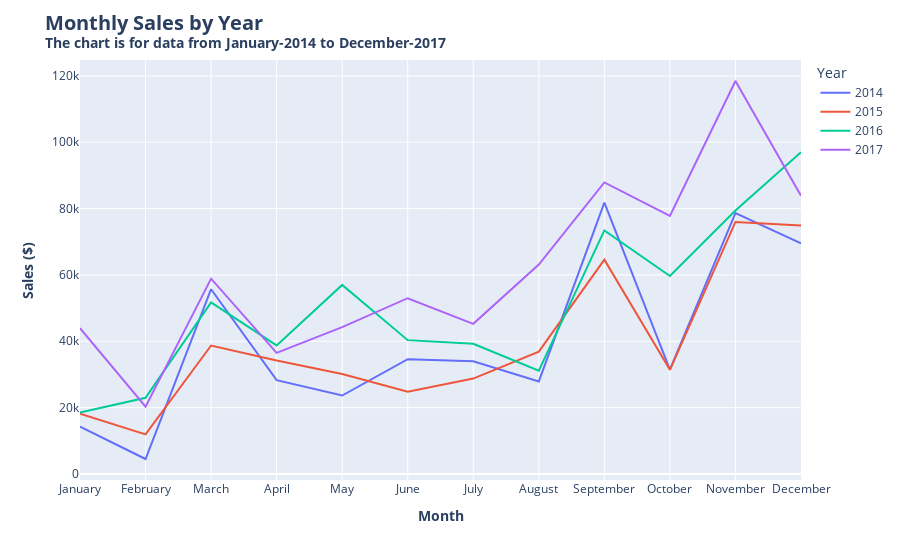

The notebook cell this image was saved under:
### Code cell
Monthly_Sales = df.pivot_table(values='Sales', index=['Year', 'Month_Num', 'Month_Name'], aggfunc=sum).reset_index()
Monthly_Sales.sort_values(['Year','Month_Num'],ascending =[True,True],inplace=True)

fig= px.line(Monthly_Sales, x= 'Month_Name', y='Sales', color = 'Year')

fig.update_layout(
                  xaxis_title = '<b>Month',
                  yaxis_title = '<b>Sales ($)',
                  title= f"<b>Monthly Sales by Year <br><sup>The chart is for data from January-{min(df['Year'])} to December-{max(df['Year'])}</sup></br>",
                  title_font_size = 20,
                 )
fig.show()

### Figure 1 — Plotly figure (JSON) as saved in the notebook; plotly's stock layout.template omitted (floating-point values rounded to 4 significant figures)
{"data": [{"hovertemplate": "Year=2014<br>Month_Name=%{x}<br>Sales=%{y}<extra></extra>", "legendgroup": "2014", "line": {"color": "#636efa", "dash": "solid"}, "marker": {"symbol": "circle"}, "mode": "lines", "name": "2014", "orientation": "v", "showlegend": true, "type": "scatter", "x": ["January", "February", "March", "April", "May", "June", "July", "August", "September", "October", "November", "December"], "xaxis": "x", "y": [14240.0, 4520.0, 55690.0, 28300.0, 23650.0, 34600.0, 33950.0, 27910.0, 81780.0, 31450.0, 78630.0, 69550.0], "yaxis": "y"}, {"hovertemplate": "Year=2015<br>Month_Name=%{x}<br>Sales=%{y}<extra></extra>", "legendgroup": "2015", "line": {"color": "#EF553B", "dash": "solid"}, "marker": {"symbol": "circle"}, "mode": "lines", "name": "2015", "orientation": "v", "showlegend": true, "type": "scatter", "x": ["January", "February", "March", "April", "May", "June", "July", "August", "September", "October", "November", "December"], "xaxis": "x", "y": [18170.0, 11950.0, 38730.0, 34200.0, 30130.0, 24800.0, 28770.0, 36900.0, 64600.0, 31400.0, 75970.0, 74920.0], "yaxis": "y"}, {"hovertemplate": "Year=2016<br>Month_Name=%{x}<br>Sales=%{y}<extra></extra>", "legendgroup": "2016", "line": {"color": "#00cc96", "dash": "solid"}, "marker": {"symbol": "circle"}, "mode": "lines", "name": "2016", "orientation": "v", "showlegend": true, "type": "scatter", "x": ["January", "February", "March", "April", "May", "June", "July", "August", "September", "October", "November", "December"], "xaxis": "x", "y": [18540.0, 22980.0, 51720.0, 38750.0, 56990.0, 40340.0, 39260.0, 31120.0, 73410.0, 59690.0, 79410.0, 97000.0], "yaxis": "y"}, {"hovertemplate": "Year=2017<br>Month_Name=%{x}<br>Sales=%{y}<extra></extra>", "legendgroup": "2017", "line": {"color": "#ab63fa", "dash": "solid"}, "marker": {"symbol": "circle"}, "mode": "lines", "name": "2017", "orientation": "v", "showlegend": true, "type": "scatter", "x": ["January", "February", "March", "April", "May", "June", "July", "August", "September", "October", "November", "December"], "xaxis": "x", "y": [43970.0, 20300.0, 58870.0, 36520.0, 44260.0, 52980.0, 45260.0, 63120.0, 87870.0, 77780.0, 118400.0, 83830.0], "yaxis": "y"}], "layout": {"legend": {"title": {"text": "Year"}, "tracegroupgap": 0}, "margin": {"t": 60}, "title": {"font": {"size": 20}, "text": "<b>Monthly Sales by Year <br><sup>The chart is for data from January-2014 to December-2017</sup></br>"}, "xaxis": {"anchor": "y", "domain": [0, 1], "title": {"text": "<b>Month"}}, "yaxis": {"anchor": "x", "domain": [0, 1], "title": {"text": "<b>Sales ($)"}}}}
